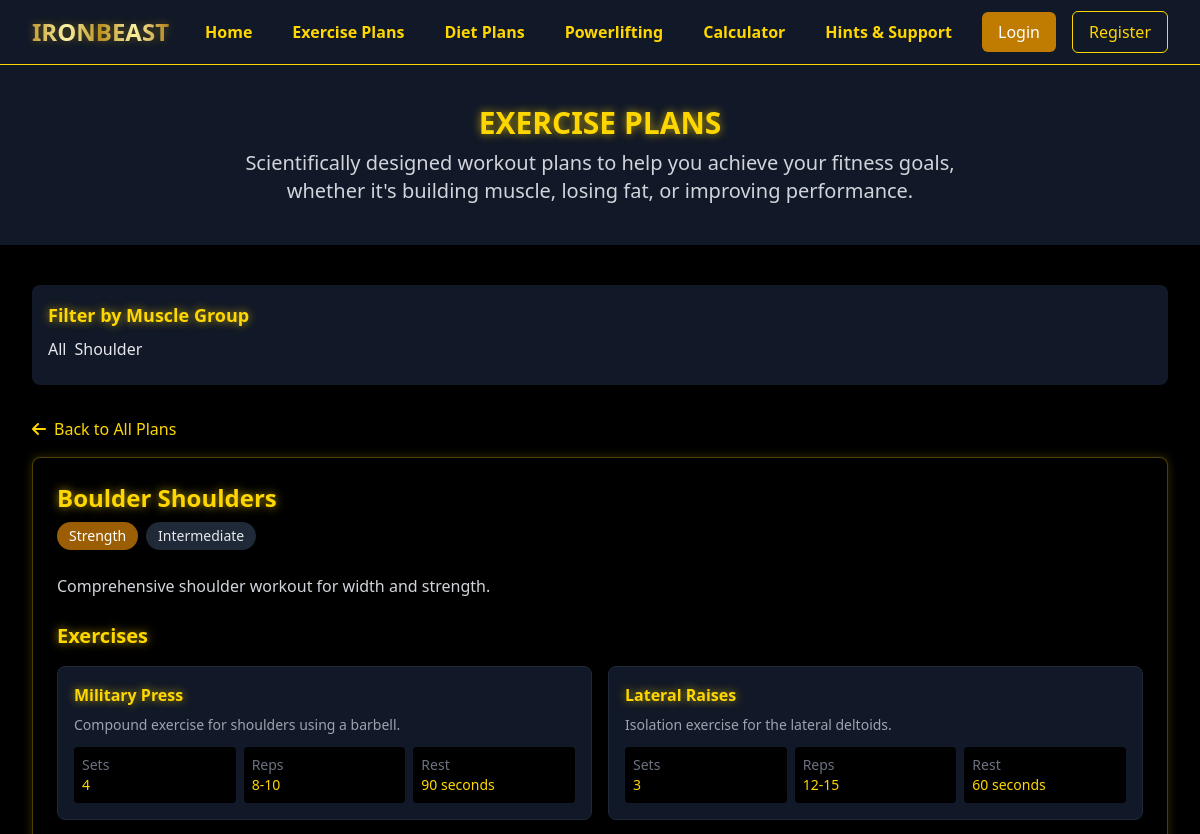
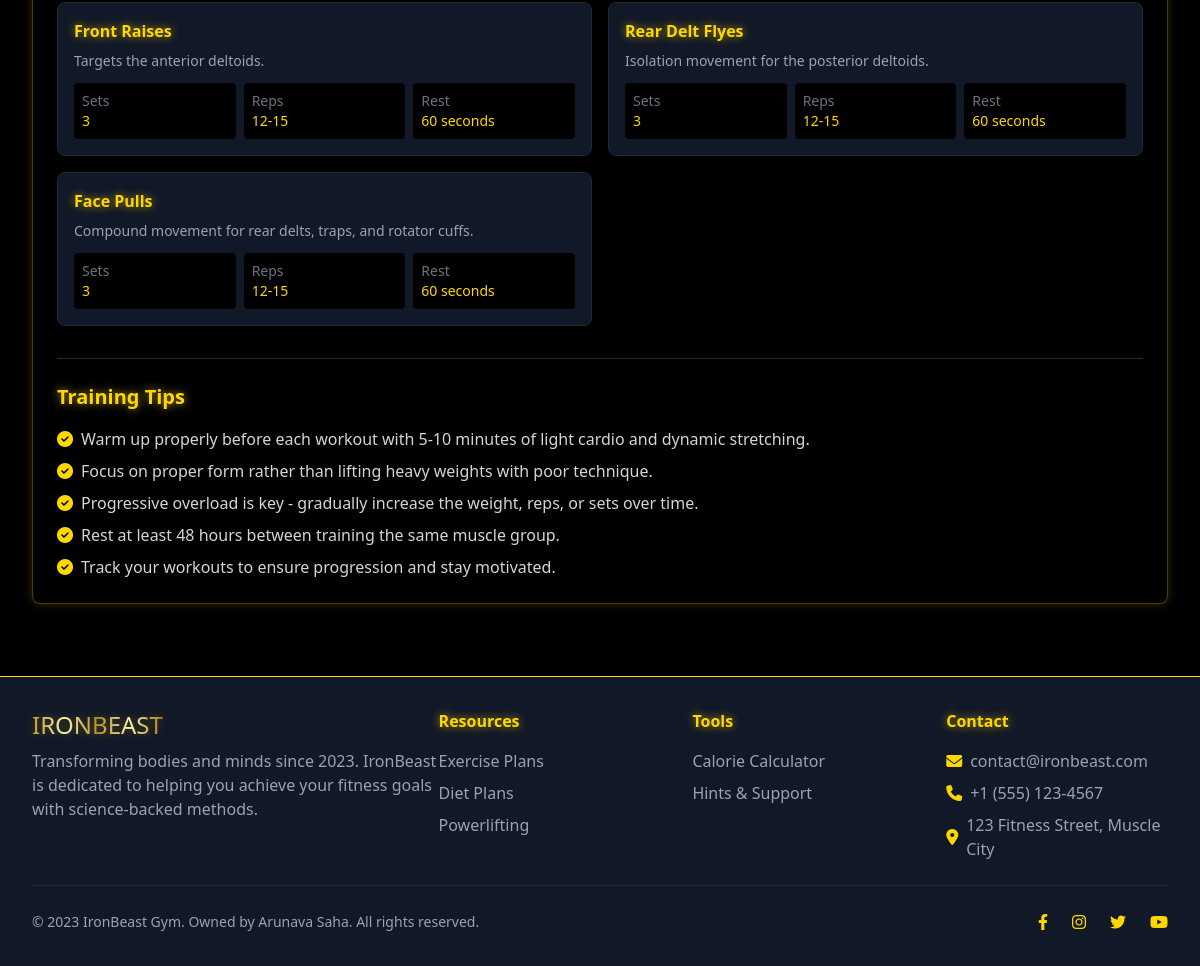
The page /exercise-plan/6 on the database its author committed (2 pictures, top to bottom).
### models.py (models this page shows)
class ExercisePlan(db.Model):
    id = db.Column(db.Integer, primary_key=True)
    name = db.Column(db.String(100), nullable=False)
    category = db.Column(db.String(50), nullable=False)  # e.g., "strength", "cardio", "powerlifting"
    description = db.Column(db.Text, nullable=False)
    difficulty = db.Column(db.String(20), nullable=False)  # "beginner", "intermediate", "advanced"
    exercises = db.relationship('Exercise', backref='plan', lazy=True)

class Exercise(db.Model):
    id = db.Column(db.Integer, primary_key=True)
    name = db.Column(db.String(100), nullable=False)
    description = db.Column(db.Text, nullable=False)
    sets = db.Column(db.Integer)
    reps = db.Column(db.String(50))  # Can be "10-12" or just "10"
    rest = db.Column(db.String(20))  # Rest time, e.g., "60 seconds"
    plan_id = db.Column(db.Integer, db.ForeignKey('exercise_plan.id'), nullable=False)
    muscle_group = db.Column(db.String(50))  # e.g., "chest", "bicep", "shoulder", "tricep", "legs", "back", "core"
    image_url = db.Column(db.String(255))  # URL to exercise image
    video_url = db.Column(db.String(255))  # URL to exercise demonstration video

### routes.py (the view)
@app.route('/exercise-plan/<int:plan_id>')
def exercise_plan_detail(plan_id):
    muscle_group = request.args.get('muscle_group')
    plan = ExercisePlan.query.get_or_404(plan_id)
    if muscle_group:
        exercises = Exercise.query.filter_by(plan_id=plan_id, muscle_group=muscle_group).all()
    else:
        exercises = Exercise.query.filter_by(plan_id=plan_id).all()
    plan_muscle_groups = (
        db.session.query(Exercise.muscle_group)
        .filter_by(plan_id=plan_id)
        .distinct()
        .all()
    )
    plan_muscle_groups = [m[0] for m in plan_muscle_groups if m[0]]
    return render_template(
        'exercise_plans.html',
        plan=plan,
        exercises=exercises,
        is_detail=True,
        muscle_groups=plan_muscle_groups,
        selected_muscle_group=muscle_group
    )

### templates/exercise_plans.html (shortened to what this page needs)
{% extends 'base.html' %}
{% block content %}
    <div class="bg-gray-900 py-10">
        <div class="max-w-7xl mx-auto px-4 sm:px-6 lg:px-8">
            <h1 class="text-3xl font-bold text-center golden-text mb-2">EXERCISE PLANS</h1>
            <p class="text-xl text-center text-gray-300 max-w-3xl mx-auto">
                Scientifically designed workout plans to help you achieve your fitness goals, whether it's building muscle, losing fat, or improving performance.
            </p>
        </div>
    </div>
    <div class="bg-black py-10">
        <div class="max-w-7xl mx-auto px-4 sm:px-6 lg:px-8">
            {% if muscle_groups %}
            <div class="mb-8 bg-gray-900 p-4 rounded-lg">
                <h3 class="text-lg font-semibold golden-text mb-2">Filter by Muscle Group</h3>
                <div class="flex flex-wrap">
                    {% if is_detail %}
                        <a href="{{ url_for('exercise_plan_detail', plan_id=plan.id) }}" class="muscle-group-badge {% if not selected_muscle_group %}selected{% endif %} mb-2 mr-2">
                            All
                        </a>
                        {% for group in muscle_groups %}
                            <a href="{{ url_for('exercise_plan_detail', plan_id=plan.id, muscle_group=group) }}"
                               class="muscle-group-badge {% if selected_muscle_group == group %}selected{% endif %} mb-2 mr-2">
                                {{ group|capitalize }}
                            </a>
                        {% endfor %}
                    {% endif %}
                </div>
            </div>
            {% endif %}
            {% if is_detail is defined and is_detail %}
                <div class="mb-8">
                    <a href="{{ url_for('exercise_plans') }}" class="text-gold-500 hover:text-gold-400 flex items-center mb-4">
                        <i class="fas fa-arrow-left mr-2"></i> Back to All Plans
                    </a>
                    <div class="golden-card rounded-lg p-6">
                        <h2 class="text-2xl font-bold golden-text mb-2">{{ plan.name }}</h2>
                        <div class="flex flex-wrap items-center mb-4 text-sm">
                            <span class="bg-gold-800 text-white px-3 py-1 rounded-full mr-2 mb-2">{{ plan.category|capitalize }}</span>
                            <span class="bg-gray-800 text-gray-200 px-3 py-1 rounded-full mb-2">{{ plan.difficulty|capitalize }}</span>
                        </div>
                        <p class="text-gray-300 mb-6">{{ plan.description }}</p>
                        <h3 class="text-xl font-semibold golden-text mb-4">Exercises</h3>
                        <div class="grid grid-cols-1 md:grid-cols-2 gap-4">
                            {% for exercise in exercises %}
                                <div class="bg-gray-900 rounded-lg p-4 border border-gray-800">
                                    <h4 class="font-semibold golden-text mb-2">{{ exercise.name }}</h4>
                                    <p class="text-gray-400 text-sm mb-3">{{ exercise.description }}</p>
                                    <div class="grid grid-cols-3 gap-2 text-sm">
                                        <div class="bg-black p-2 rounded">
                                            <span class="text-gray-500">Sets</span>
                                            <p class="text-gold-500">{{ exercise.sets }}</p>
                                        </div>
                                        <div class="bg-black p-2 rounded">
                                            <span class="text-gray-500">Reps</span>
                                            <p class="text-gold-500">{{ exercise.reps }}</p>
                                        </div>
                                        <div class="bg-black p-2 rounded">
                                            <span class="text-gray-500">Rest</span>
                                            <p class="text-gold-500">{{ exercise.rest }}</p>
                                        </div>
                                    </div>
                                </div>
                            {% endfor %}
                        </div>
                        <div class="mt-8 pt-6 border-t border-gray-800">
                            <h3 class="text-xl font-semibold golden-text mb-4">Training Tips</h3>
                            <ul class="space-y-2 text-gray-300">
                                <li class="flex items-start">
                                    <i class="fas fa-check-circle text-gold-500 mt-1 mr-2"></i>
                                    <span>Warm up properly before each workout with 5-10 minutes of light cardio and dynamic stretching.</span>
                                </li>
                                <li class="flex items-start">
                                    <i class="fas fa-check-circle text-gold-500 mt-1 mr-2"></i>
                                    <span>Focus on proper form rather than lifting heavy weights with poor technique.</span>
                                </li>
                                <li class="flex items-start">
                                    <i class="fas fa-check-circle text-gold-500 mt-1 mr-2"></i>
                                    <span>Progressive overload is key - gradually increase the weight, reps, or sets over time.</span>
                                </li>
                                <li class="flex items-start">
                                    <i class="fas fa-check-circle text-gold-500 mt-1 mr-2"></i>
                                    <span>Rest at least 48 hours between training the same muscle group.</span>
                                </li>
                                <li class="flex items-start">
                                    <i class="fas fa-check-circle text-gold-500 mt-1 mr-2"></i>
                                    <span>Track your workouts to ensure progression and stay motivated.</span>
                                </li>
                            </ul>
                        </div>
                    </div>
                </div>
            {% endif %}
        </div>
    </div>
{% endblock %}

### static/css/custom.css (style rules this page uses)
body { background-color: #000; position: relative; }
body::before { content: ""; position: fixed; top: 0; left: 0; width: 100%; height: 100%; z-index: -1; background-image: url('/static/images/muscular-silhouette.png'); background-size: cover; background-position: center; background-repeat: no-repeat; opacity: 0.25; pointer-events: none; }
.golden-text { color: #FFD700; text-shadow: 0 0 10px rgba(255, 215, 0, 0.7); animation: glow 2s ease-in-out infinite alternate; }
.golden-card { background-color: rgba(0, 0, 0, 0.7); border: 1px solid rgba(255, 215, 0, 0.3); box-shadow: 0 0 10px rgba(255, 215, 0, 0.2); transition: all 0.3s ease; }

### rows shown on the page
ExercisePlan: name "Boulder Shoulders", category "Strength", difficulty "Intermediate", description "Comprehensive shoulder workout for width and strength."
Exercise: name "Military Press", description "Compound exercise for shoulders using a barbell.", sets "4", reps "8-10", rest "90 seconds"
Exercise: name "Lateral Raises", description "Isolation exercise for the lateral deltoids.", sets "3", reps "12-15", rest "60 seconds"
Exercise: name "Front Raises", description "Targets the anterior deltoids.", sets "3", reps "12-15", rest "60 seconds"
Exercise: name "Rear Delt Flyes", description "Isolation movement for the posterior deltoids.", sets "3", reps "12-15", rest "60 seconds"
Exercise: name "Face Pulls", description "Compound movement for rear delts, traps, and rotator cuffs.", sets "3", reps "12-15", rest "60 seconds"

### other values the page prints
{{ group|capitalize }} "Shoulder"
